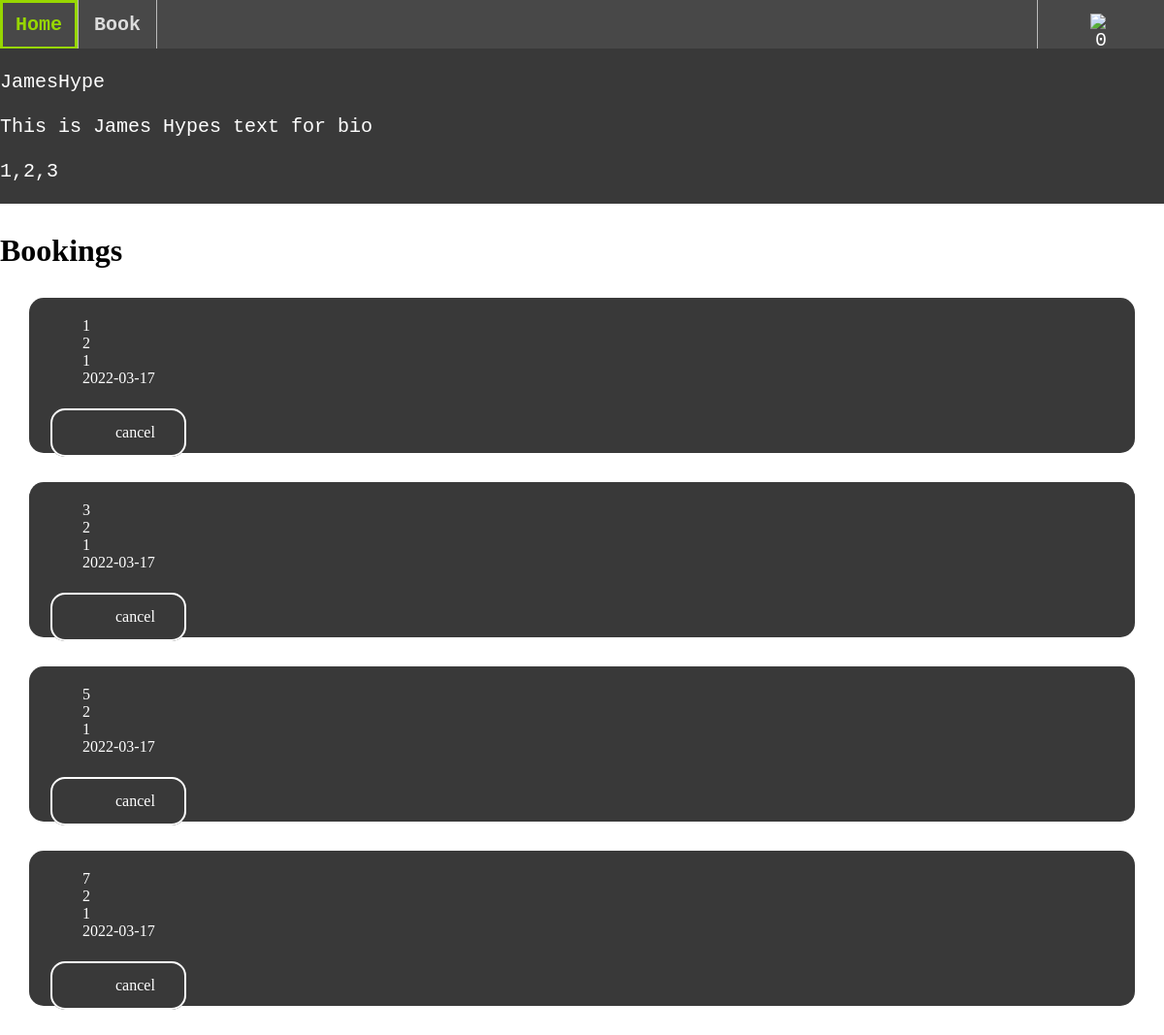
The page /profile (signed in) on the database as committed earlier.
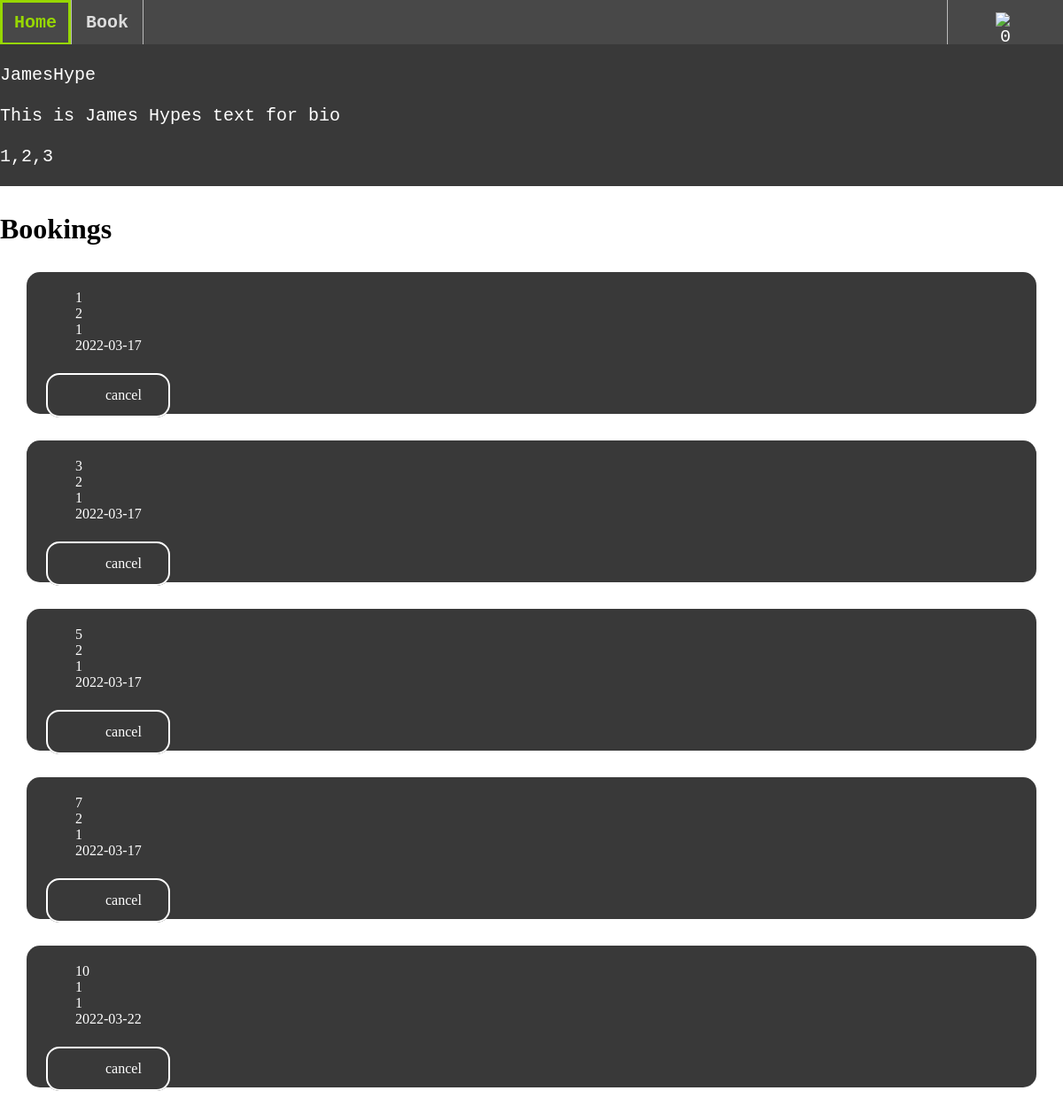
The same page on the database as committed later.
### tables this page shows
CREATE TABLE bookings (
  id INTEGER PRIMARY KEY AUTOINCREMENT,
  booker_id INTEGER NOT NULL,
  dj_id INTEGER NOT NULL,
  created DATE NOT NULL DEFAULT CURRENT_DATE,
  bookedfor DATE NOT NULL DEFAULT CURRENT_DATE,
  FOREIGN KEY (booker_id) REFERENCES users(id)
  FOREIGN KEY (dj_id) REFERENCES djs(id)
);

### app.py (the view)
@app.route('/profile')
def get_profile():
    if  'userinfo' in session:
        if session['userinfo']['type'] == 'dj':
            bookings = db.getDJBookings(session['userinfo']['id'])
            print("here buddy")
            print(session['userinfo']['id'])
            print(bookings)
        elif (session['userinfo']['type'] == 'customer'):
            bookings = db.getCustomerBookings(session['userinfo']['id'])
        else:
            bookings = db.getAllBookings()
        if not bookings :
            bookings = []
        return(render_template('profile.html',user = session['userinfo'],loggedIn = True, bookings = bookings))
    else:
        return(render_template('login.html',error=""))

### db.py (called while the page is built)
def get_db():
    db = None
    if not db:
        try:
            db = sqlite3.connect(
                current_app.config['DATABASE'] )
        except Exception as e:
            print(e)
    return db

def getDJBookings(id):
    db = get_db()
    cur = db.cursor()
    cur.execute("SELECT * FROM bookings where dj_id = (?)", [id])
    try: bookings = list(cur.fetchall())
    except: return False
    print(bookings)
    return bookings

### templates/profile.html
{% extends "layout.html" %}
{% block content %}
<div class="fix-div" id = "djListHeader" >
    <br>
    <div class ="username">{{user.username}}</div>
    <br>
    <div class ="bio">{{user.bio}}</div>
    <br>
    <div class ="genres">{{user.genres}}</div>
</div>
<div class = "wrapper">
    <h1>Bookings </h1>
    {%for booking in bookings %}
    <div class = "djContainer">
        <p>{{booking.0}}</p>
        <p>{{booking.1}}</p>
        <p>{{booking.2}}</p>
        <p>{{booking.3}}</p>
        <br>
        <a class= "button" href = "">cancel</a>
    </div>
    {% endfor %}
</div>
{% endblock %}

### templates/layout.html (shortened to what this page needs)
<!DOCTYPE html>
<html>
  <head>
    <link rel = "stylesheet" href="{{ url_for('static',filename='css/main.css') }}">
  </head>
  <body>
    <header>
      <strong><nav class = "fix-nav">
        <ul class="menu">
          <li><a href="{{ url_for('get_home') }}">Home</a></li>
          <li><a href="{{ url_for('get_book')}}">Book</a></li>
          {% if loggedIn %}
          <li style="float:right">  <div class="dropdown">
            <button class="dropbtn">
              <img style = "  display: block;
              margin-left: auto;
              margin-right: auto;
              width: 22%;" class = "dropdownImg" src="" alt="0">
            </button>
            {% else %}
            <li style="float:right"><a href="{{ url_for('get_login')}}">Login</a></li>
            {%endif%}
          </li>
        </ul>
      </nav></strong>
    </header>
      {% block content %}
      {% endblock %}
  </body>
</html>

### static/css/main.css (style rules this page uses)
* { border: 0; padding: 0; margin: 0; }
ul { text-decoration: none; font-size: 20px; font-family: 'Courier New', Courier, monospace; list-style-type: none; margin: 0; padding: 0; overflow: hidden; background-color: #484848; }
li { float: left; border-right:1px solid #bbb; }
li:last-child { border-right: none; border-left:1px solid #bbb; }
li a { text-decoration: inherit; display: block; color: #DCDCDC; text-align: center; padding: 14px 16px; }
.dropdown { float: left; overflow: hidden; }
.dropdown .dropbtn { font-size: inherit; font-family: inherit; border: none; outline: none; color: white; width: 130px; padding: 14px 16px; background-color: inherit; margin: 0; }
#djListHeader { background-color: #393939; color: white; text-decoration: none; font-size: 20px; font-family: 'Courier New', Courier, monospace; text-align: left; }
.djContainer { background-color: #393939; color: white; height:120px; margin: 30px 30px; border-radius: 15px; text-align: left; text-indent: 35px; padding: 20px; }
div a { outline: 2px solid #DCDCDC; outline-offset: -2px; text-decoration: inherit; display: block; color:#DCDCDC; text-align: center; position: relative; padding: 14px 16px; border-radius: 15px; }
.button { color:#ffffff; outline: 2px solid #ffffff; outline-offset: -2px; color:#ffffff ; background-color: #393939; padding: 16px 32px; text-align: center; text-decoration: none; display: inline-block; font-size: 16px; margin: 4px 2px; cursor: pointer; }
.fix-nav { position:fixed; z-index: 10; top: 0; width:100%; }
.fix-div { position:fixed; z-index: 10; top: 0 ; height:160px; width:100%; margin-top: 50px }
.wrapper { position: relative; z-index: 1; height:60% ; width: 100%; margin-top:240px }

Rows that differ between the two databases and show on the page:
added bookings: id "10", booker "1", dj "1", created "2022-03-22"
